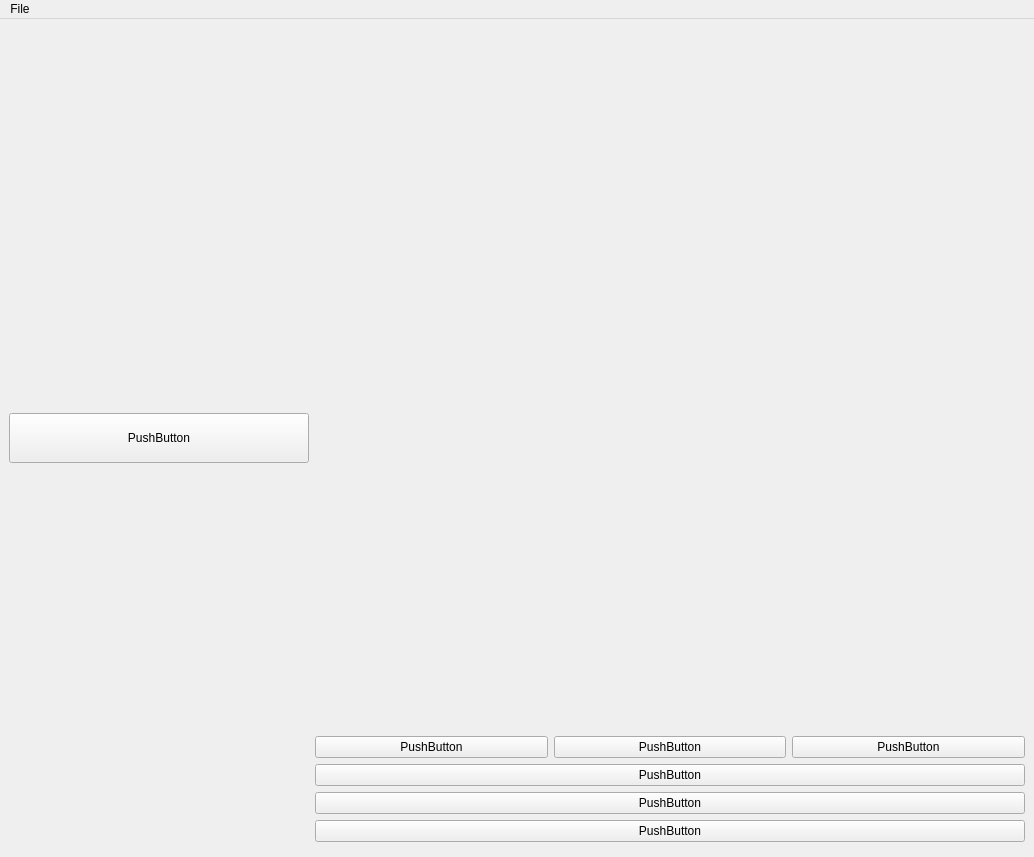
<?xml version="1.0" encoding="UTF-8"?>
<ui version="4.0">
 <class>MainWindow</class>
 <widget class="QMainWindow" name="MainWindow">
  <property name="windowModality">
   <enum>Qt::WindowModality::ApplicationModal</enum>
  </property>
  <property name="geometry">
   <rect>
    <x>0</x>
    <y>0</y>
    <width>1034</width>
    <height>857</height>
   </rect>
  </property>
  <property name="sizePolicy">
   <sizepolicy hsizetype="Expanding" vsizetype="Expanding">
    <horstretch>0</horstretch>
    <verstretch>0</verstretch>
   </sizepolicy>
  </property>
  <property name="mouseTracking">
   <bool>true</bool>
  </property>
  <property name="windowTitle">
   <string>MainWindow</string>
  </property>
  <property name="layoutDirection">
   <enum>Qt::LayoutDirection::LeftToRight</enum>
  </property>
  <widget class="QWidget" name="centralwidget">
   <property name="layoutDirection">
    <enum>Qt::LayoutDirection::LeftToRight</enum>
   </property>
   <layout class="QGridLayout" name="gridLayout">
    <item row="0" column="4">
     <layout class="QVBoxLayout" name="verticalLayout">
      <item>
       <spacer name="verticalSpacer">
        <property name="orientation">
         <enum>Qt::Orientation::Vertical</enum>
        </property>
        <property name="sizeHint" stdset="0">
         <size>
          <width>20</width>
          <height>40</height>
         </size>
        </property>
       </spacer>
      </item>
      <item>
       <layout class="QHBoxLayout" name="horizontalLayout">
        <item>
         <widget class="QPushButton" name="pushButton_4">
          <property name="maximumSize">
           <size>
            <width>320</width>
            <height>16777215</height>
           </size>
          </property>
          <property name="text">
           <string>PushButton</string>
          </property>
         </widget>
        </item>
        <item>
         <widget class="QPushButton" name="pushButton_5">
          <property name="text">
           <string>PushButton</string>
          </property>
         </widget>
        </item>
        <item>
         <widget class="QPushButton" name="pushButton_6">
          <property name="text">
           <string>PushButton</string>
          </property>
         </widget>
        </item>
       </layout>
      </item>
      <item>
       <layout class="QVBoxLayout" name="verticalLayout_2">
        <item>
         <widget class="QPushButton" name="pushButton_2">
          <property name="text">
           <string>PushButton</string>
          </property>
         </widget>
        </item>
        <item>
         <widget class="QPushButton" name="pushButton_3">
          <property name="text">
           <string>PushButton</string>
          </property>
         </widget>
        </item>
        <item>
         <widget class="QPushButton" name="pushButton">
          <property name="text">
           <string>PushButton</string>
          </property>
         </widget>
        </item>
       </layout>
      </item>
     </layout>
    </item>
    <item row="0" column="0" rowspan="2">
     <layout class="QVBoxLayout" name="verticalLayout_3">
      <item>
       <widget class="QPushButton" name="pushButton_7">
        <property name="minimumSize">
         <size>
          <width>300</width>
          <height>0</height>
         </size>
        </property>
        <property name="maximumSize">
         <size>
          <width>300</width>
          <height>50</height>
         </size>
        </property>
        <property name="text">
         <string>PushButton</string>
        </property>
       </widget>
      </item>
     </layout>
    </item>
   </layout>
  </widget>
  <widget class="QMenuBar" name="menubar">
   <property name="geometry">
    <rect>
     <x>0</x>
     <y>0</y>
     <width>1034</width>
     <height>33</height>
    </rect>
   </property>
   <widget class="QMenu" name="menu">
    <property name="title">
     <string>File</string>
    </property>
    <addaction name="actionSave"/>
    <addaction name="actionSave_As"/>
    <addaction name="separator"/>
    <addaction name="actionQuit"/>
   </widget>
   <addaction name="menu"/>
  </widget>
  <action name="actionSave">
   <property name="icon">
    <iconset theme="QIcon::ThemeIcon::DocumentSave"/>
   </property>
   <property name="text">
    <string>Save</string>
   </property>
  </action>
  <action name="actionQuit">
   <property name="icon">
    <iconset theme="QIcon::ThemeIcon::ApplicationExit"/>
   </property>
   <property name="text">
    <string>Quit</string>
   </property>
  </action>
  <action name="actionSave_As">
   <property name="icon">
    <iconset theme="QIcon::ThemeIcon::DocumentSaveAs"/>
   </property>
   <property name="text">
    <string>Save As</string>
   </property>
  </action>
 </widget>
 <resources/>
 <connections/>
</ui>
